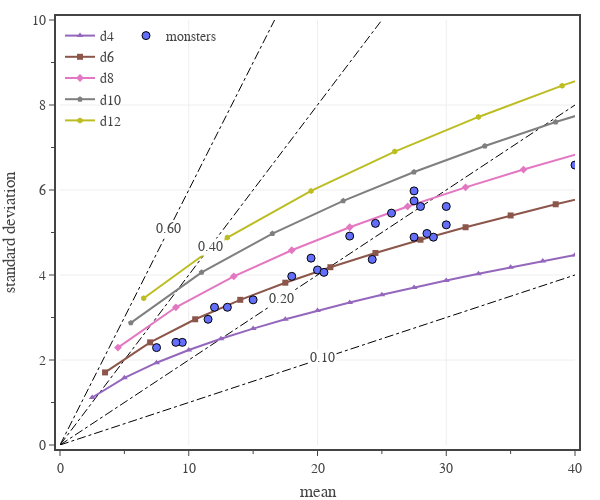

Notebook cell for this chart:
### Code cell
# plot monster damage average CV vs CR
import pandas as pd

# create figure
fig = go.Figure(
    layout=go.Layout(
        template=tfb.FIG_TEMPLATE,
        xaxis=dict(
            title_text='mean',
            range=[0,40],
            tick0=0, dtick=10,
            minor=dict(tick0=0, dtick=5),
        ),
        yaxis=dict(
            range=[0,10],
            title_text='standard deviation',
        ),
        legend=dict(
            xanchor='left', yanchor='top',
            x=0.00, y=1.00,
            orientation='h',
            tracegroupgap=0,
            traceorder='grouped',
            bgcolor='rgba(0,0,0,0)',
        )
    )
)

for cv in [0.1,0.2,0.4,0.6]:
    angle = np.arctan(cv)
    r = [0,22,40,60]
    text = 1*[''] + 1*[f'{cv:.2f}'] + 2*['']
    b = 10
    a = 40
    rp = (np.array(r)/40)*a*b/np.sqrt((b*np.cos(angle))**2 + (a*np.sin(angle))**2)
    xp = rp*np.cos(angle)
    yp = rp*np.sin(angle)
    fig.add_trace(go.Scatter(
        x=xp, 
        y=yp,
        name=f'CV {cv:.2f}',
        mode='lines+text',
        line=dict(dash='dashdot', color='black', width=1),
        showlegend=False,
        hoverinfo='skip',
    ))
    for i in range(len(text)):
        if len(text[i]) > 0:
            fig.add_annotation(
                x=xp[i], 
                y=yp[i],
                showarrow=False,
                text=text[i],
                bgcolor='white',
            )

for d, s in zip([4,6,8,10,12],['triangle-up','square','diamond','pentagon','hexagon']):
    x = []
    y = []
    t = []
    ht = []
    for n in range(1, 20):
        deq = f'{n}d{d}'
        roll = Dice_Roller(deq).value
        x.append(roll.mean())
        y.append(roll.sd())
        t.append(deq)
        ht.append(f'{deq}<br>mean {roll.mean():.2f}<br>std dev {roll.sd():.2f}<br>CV {roll.sd()/roll.mean():.2f}')

    fig.add_trace(go.Scatter(
        x=x,
        y=y,
        name=f'd{d}',
        legendgroup='2',
        mode='markers+lines',
        hoverinfo='text',
        hovertext=ht,
        marker=dict(size=6, symbol=s, line=dict(width=0, color='black')),
    ))

# load data
df = pd.read_csv('../../assets/data/monster-damage-variability.csv')
df = df.astype({
    'monster': 'str', 
    'id': 'str',
    'CR': 'float32', 
    'feature': 'str', 
    'mean': 'float32', 
    'variance': 'float32', 
    'standard deviation': 'float32', 
    'sigma/mean': 'float32', 
})
dfG = df[['CR','mean','variance','standard deviation','sigma/mean']].groupby(['CR']).median().reset_index()
dfG.sort_values('CR', inplace=True)
dfG = dfG[dfG['CR'].between(1,30)]

fig.add_trace(go.Scatter(
    x=dfG['mean'], 
    y=dfG['standard deviation'],
    name=f'monsters',
    legendgroup='1',
    mode='markers',
    marker=dict(color='#636EFA', size=8, line=dict(width=1, color='black')),
    customdata=dfG['CR'],
    hovertemplate=
        'CR %{customdata:.0f}<br>'+
        'mean %{x:.1f}<br>'+
        'std dev %{y:,.1f}' + 
        '<extra></extra>'
))

# show figure
fig.update_layout(width=600, height=500, barmode='group')
fig.show(config=tfb.FIG_CONFIG)

# save figures
if SAVEFIGS:
    fig.update_layout(autosize=True, width=None, height=None)
    tfb.save_fig_html(fig, format='large', name=f'./fig-monster-damage-sigma-vs-mean-large', style='aspect-ratio:600/500;', selector=dict(name='monsters'))
    tfb.save_fig_html(fig, format='small', name=f'./fig-monster-damage-sigma-vs-mean-small', style='aspect-ratio:600/500;', selector=dict(name='monsters'))

### Figure 1 — Plotly figure (JSON) as saved in the notebook; plotly's stock layout.template omitted (floating-point values rounded to 4 significant figures)
{"data": [{"hoverinfo": "skip", "line": {"color": "black", "dash": "dashdot", "width": 1}, "mode": "lines+text", "name": "CV 0.10", "showlegend": false, "type": "scatter", "x": [0, 20.43, 37.14, 55.71], "y": [0, 2.043, 3.714, 5.571]}, {"hoverinfo": "skip", "line": {"color": "black", "dash": "dashdot", "width": 1}, "mode": "lines+text", "name": "CV 0.20", "showlegend": false, "type": "scatter", "x": [0, 17.18, 31.23, 46.85], "y": [0, 3.436, 6.247, 9.37]}, {"hoverinfo": "skip", "line": {"color": "black", "dash": "dashdot", "width": 1}, "mode": "lines+text", "name": "CV 0.40", "showlegend": false, "type": "scatter", "x": [0, 11.66, 21.2, 31.8], "y": [0, 4.664, 8.48, 12.72]}, {"hoverinfo": "skip", "line": {"color": "black", "dash": "dashdot", "width": 1}, "mode": "lines+text", "name": "CV 0.60", "showlegend": false, "type": "scatter", "x": [0, 8.462, 15.38, 23.08], "y": [0, 5.077, 9.231, 13.85]}, {"hoverinfo": "text", "hovertext": ["1d4<br>mean 2.50<br>std dev 1.12<br>CV 0.45", "2d4<br>mean 5.00<br>std dev 1.58<br>CV 0.32", "3d4<br>mean 7.50<br>std dev 1.94<br>CV 0.26", "4d4<br>mean 10.00<br>std dev 2.24<br>CV 0.22", "5d4<br>mean 12.50<br>std dev 2.50<br>CV 0.20", "6d4<br>mean 15.00<br>std dev 2.74<br>CV 0.18", "7d4<br>mean 17.50<br>std dev 2.96<br>CV 0.17", "8d4<br>mean 20.00<br>std dev 3.16<br>CV 0.16", "9d4<br>mean 22.50<br>std dev 3.35<br>CV 0.15", "10d4<br>mean 25.00<br>std dev 3.54<br>CV 0.14", "11d4<br>mean 27.50<br>std dev 3.71<br>CV 0.13", "12d4<br>mean 30.00<br>std dev 3.87<br>CV 0.13", "13d4<br>mean 32.50<br>std dev 4.03<br>CV 0.12", "14d4<br>mean 35.00<br>std dev 4.18<br>CV 0.12", "15d4<br>mean 37.50<br>std dev 4.33<br>CV 0.12", "16d4<br>mean 40.00<br>std dev 4.47<br>CV 0.11", "17d4<br>mean 42.50<br>std dev 4.61<br>CV 0.11", "18d4<br>mean 45.00<br>std dev 4.74<br>CV 0.11", "19d4<br>mean 47.50<br>std dev 4.87<br>CV 0.10"], "legendgroup": "2", "marker": {"line": {"color": "black", "width": 0}, "size": 6, "symbol": "triangle-up"}, "mode": "markers+lines", "name": "d4", "type": "scatter", "x": [2.5, 5, 7.5, 10, 12.5, 15, 17.5, 20, 22.5, 25, 27.5, 30, 32.5, 35, 37.5, 40, 42.5, 45, 47.5], "y": [1.118, 1.581, 1.936, 2.236, 2.5, 2.739, 2.958, 3.162, 3.354, 3.536, 3.708, 3.873, 4.031, 4.183, 4.33, 4.472, 4.61, 4.743, 4.873]}, {"hoverinfo": "text", "hovertext": ["1d6<br>mean 3.50<br>std dev 1.71<br>CV 0.49", "2d6<br>mean 7.00<br>std dev 2.42<br>CV 0.35", "3d6<br>mean 10.50<br>std dev 2.96<br>CV 0.28", "4d6<br>mean 14.00<br>std dev 3.42<br>CV 0.24", "5d6<br>mean 17.50<br>std dev 3.82<br>CV 0.22", "6d6<br>mean 21.00<br>std dev 4.18<br>CV 0.20", "7d6<br>mean 24.50<br>std dev 4.52<br>CV 0.18", "8d6<br>mean 28.00<br>std dev 4.83<br>CV 0.17", "9d6<br>mean 31.50<br>std dev 5.12<br>CV 0.16", "10d6<br>mean 35.00<br>std dev 5.40<br>CV 0.15", "11d6<br>mean 38.50<br>std dev 5.66<br>CV 0.15", "12d6<br>mean 42.00<br>std dev 5.92<br>CV 0.14", "13d6<br>mean 45.50<br>std dev 6.16<br>CV 0.14", "14d6<br>mean 49.00<br>std dev 6.39<br>CV 0.13", "15d6<br>mean 52.50<br>std dev 6.61<br>CV 0.13", "16d6<br>mean 56.00<br>std dev 6.83<br>CV 0.12", "17d6<br>mean 59.50<br>std dev 7.04<br>CV 0.12", "18d6<br>mean 63.00<br>std dev 7.25<br>CV 0.12", "19d6<br>mean 66.50<br>std dev 7.44<br>CV 0.11"], "legendgroup": "2", "marker": {"line": {"color": "black", "width": 0}, "size": 6, "symbol": "square"}, "mode": "markers+lines", "name": "d6", "type": "scatter", "x": [3.5, 7, 10.5, 14, 17.5, 21, 24.5, 28, 31.5, 35, 38.5, 42, 45.5, 49, 52.5, 56, 59.5, 63, 66.5], "y": [1.708, 2.415, 2.958, 3.416, 3.819, 4.183, 4.518, 4.83, 5.123, 5.401, 5.664, 5.916, 6.158, 6.39, 6.614, 6.831, 7.042, 7.246, 7.444]}, {"hoverinfo": "text", "hovertext": ["1d8<br>mean 4.50<br>std dev 2.29<br>CV 0.51", "2d8<br>mean 9.00<br>std dev 3.24<br>CV 0.36", "3d8<br>mean 13.50<br>std dev 3.97<br>CV 0.29", "4d8<br>mean 18.00<br>std dev 4.58<br>CV 0.25", "5d8<br>mean 22.50<br>std dev 5.12<br>CV 0.23", "6d8<br>mean 27.00<br>std dev 5.61<br>CV 0.21", "7d8<br>mean 31.50<br>std dev 6.06<br>CV 0.19", "8d8<br>mean 36.00<br>std dev 6.48<br>CV 0.18", "9d8<br>mean 40.50<br>std dev 6.87<br>CV 0.17", "10d8<br>mean 45.00<br>std dev 7.25<br>CV 0.16", "11d8<br>mean 49.50<br>std dev 7.60<br>CV 0.15", "12d8<br>mean 54.00<br>std dev 7.94<br>CV 0.15", "13d8<br>mean 58.50<br>std dev 8.26<br>CV 0.14", "14d8<br>mean 63.00<br>std dev 8.57<br>CV 0.14", "15d8<br>mean 67.50<br>std dev 8.87<br>CV 0.13", "16d8<br>mean 72.00<br>std dev 9.17<br>CV 0.13", "17d8<br>mean 76.50<br>std dev 9.45<br>CV 0.12", "18d8<br>mean 81.00<br>std dev 9.72<br>CV 0.12", "19d8<br>mean 85.50<br>std dev 9.99<br>CV 0.12"], "legendgroup": "2", "marker": {"line": {"color": "black", "width": 0}, "size": 6, "symbol": "diamond"}, "mode": "markers+lines", "name": "d8", "type": "scatter", "x": [4.5, 9, 13.5, 18, 22.5, 27, 31.5, 36, 40.5, 45, 49.5, 54, 58.5, 63, 67.5, 72, 76.5, 81, 85.5], "y": [2.291, 3.24, 3.969, 4.583, 5.123, 5.612, 6.062, 6.481, 6.874, 7.246, 7.599, 7.937, 8.261, 8.573, 8.874, 9.165, 9.447, 9.721, 9.987]}, {"hoverinfo": "text", "hovertext": ["1d10<br>mean 5.50<br>std dev 2.87<br>CV 0.52", "2d10<br>mean 11.00<br>std dev 4.06<br>CV 0.37", "3d10<br>mean 16.50<br>std dev 4.97<br>CV 0.30", "4d10<br>mean 22.00<br>std dev 5.74<br>CV 0.26", "5d10<br>mean 27.50<br>std dev 6.42<br>CV 0.23", "6d10<br>mean 33.00<br>std dev 7.04<br>CV 0.21", "7d10<br>mean 38.50<br>std dev 7.60<br>CV 0.20", "8d10<br>mean 44.00<br>std dev 8.12<br>CV 0.18", "9d10<br>mean 49.50<br>std dev 8.62<br>CV 0.17", "10d10<br>mean 55.00<br>std dev 9.08<br>CV 0.17", "11d10<br>mean 60.50<br>std dev 9.53<br>CV 0.16", "12d10<br>mean 66.00<br>std dev 9.95<br>CV 0.15", "13d10<br>mean 71.50<br>std dev 10.36<br>CV 0.14", "14d10<br>mean 77.00<br>std dev 10.75<br>CV 0.14", "15d10<br>mean 82.50<br>std dev 11.12<br>CV 0.13", "16d10<br>mean 88.00<br>std dev 11.49<br>CV 0.13", "17d10<br>mean 93.50<br>std dev 11.84<br>CV 0.13", "18d10<br>mean 99.00<br>std dev 12.19<br>CV 0.12", "19d10<br>mean 104.50<br>std dev 12.52<br>CV 0.12"], "legendgroup": "2", "marker": {"line": {"color": "black", "width": 0}, "size": 6, "symbol": "pentagon"}, "mode": "markers+lines", "name": "d10", "type": "scatter", "x": [5.5, 11, 16.5, 22, 27.5, 33, 38.5, 44, 49.5, 55, 60.5, 66, 71.5, 77, 82.5, 88, 93.5, 99, 104.5], "y": [2.872, 4.062, 4.975, 5.745, 6.423, 7.036, 7.599, 8.124, 8.617, 9.083, 9.526, 9.95, 10.36, 10.75, 11.12, 11.49, 11.84, 12.19, 12.52]}, {"hoverinfo": "text", "hovertext": ["1d12<br>mean 6.50<br>std dev 3.45<br>CV 0.53", "2d12<br>mean 13.00<br>std dev 4.88<br>CV 0.38", "3d12<br>mean 19.50<br>std dev 5.98<br>CV 0.31", "4d12<br>mean 26.00<br>std dev 6.90<br>CV 0.27", "5d12<br>mean 32.50<br>std dev 7.72<br>CV 0.24", "6d12<br>mean 39.00<br>std dev 8.46<br>CV 0.22", "7d12<br>mean 45.50<br>std dev 9.13<br>CV 0.20", "8d12<br>mean 52.00<br>std dev 9.76<br>CV 0.19", "9d12<br>mean 58.50<br>std dev 10.36<br>CV 0.18", "10d12<br>mean 65.00<br>std dev 10.92<br>CV 0.17", "11d12<br>mean 71.50<br>std dev 11.45<br>CV 0.16", "12d12<br>mean 78.00<br>std dev 11.96<br>CV 0.15", "13d12<br>mean 84.50<br>std dev 12.45<br>CV 0.15", "14d12<br>mean 91.00<br>std dev 12.92<br>CV 0.14", "15d12<br>mean 97.50<br>std dev 13.37<br>CV 0.14", "16d12<br>mean 104.00<br>std dev 13.81<br>CV 0.13", "17d12<br>mean 110.50<br>std dev 14.23<br>CV 0.13", "18d12<br>mean 117.00<br>std dev 14.65<br>CV 0.13", "19d12<br>mean 123.50<br>std dev 15.05<br>CV 0.12"], "legendgroup": "2", "marker": {"line": {"color": "black", "width": 0}, "size": 6, "symbol": "hexagon"}, "mode": "markers+lines", "name": "d12", "type": "scatter", "x": [6.5, 13, 19.5, 26, 32.5, 39, 45.5, 52, 58.5, 65, 71.5, 78, 84.5, 91, 97.5, 104, 110.5, 117, 123.5], "y": [3.452, 4.882, 5.979, 6.904, 7.719, 8.456, 9.133, 9.764, 10.36, 10.92, 11.45, 11.96, 12.45, 12.92, 13.37, 13.81, 14.23, 14.65, 15.05]}, {"customdata": [1, 2, 3, 4, 5, 6, 7, 8, 9, 10, 11, 12, 13, 14, 15, 16, 17, 18, 19, 20, 21, 22, 23, 24, 25, 26, 27], "hovertemplate": "CR %{customdata:.0f}<br>mean %{x:.1f}<br>std dev %{y:,.1f}<extra></extra>", "legendgroup": "1", "marker": {"color": "#636EFA", "line": {"color": "black", "width": 1}, "size": 8}, "mode": "markers", "name": "monsters", "type": "scatter", "x": [7.5, 9.5, 9, 11.5, 13, 15, 12, 20, 18, 19.5, 20.5, 24.5, 27.5, 30, 29, 22.5, 25.75, 24.25, 28, 28.5, 27.5, 27.5, 30, 41, 47.5, 40, 50], "y": [2.291, 2.415, 2.415, 2.958, 3.24, 3.416, 3.24, 4.118, 3.969, 4.397, 4.062, 5.215, 4.89, 5.18, 4.89, 4.916, 5.456, 4.367, 5.612, 4.977, 5.979, 5.745, 5.612, 7.036, 6.677, 6.587, 7.348]}], "layout": {"annotations": [{"bgcolor": "white", "showarrow": false, "text": "0.10", "x": 20.43, "y": 2.043}, {"bgcolor": "white", "showarrow": false, "text": "0.20", "x": 17.18, "y": 3.436}, {"bgcolor": "white", "showarrow": false, "text": "0.40", "x": 11.66, "y": 4.664}, {"bgcolor": "white", "showarrow": false, "text": "0.60", "x": 8.462, "y": 5.077}], "barmode": "group", "height": 500, "legend": {"bgcolor": "rgba(0,0,0,0)", "orientation": "h", "tracegroupgap": 0, "traceorder": "grouped", "x": 0, "xanchor": "left", "y": 1, "yanchor": "top"}, "width": 600, "xaxis": {"dtick": 10, "minor": {"dtick": 5, "tick0": 0}, "range": [0, 40], "tick0": 0, "title": {"text": "mean"}}, "yaxis": {"range": [0, 10], "title": {"text": "standard deviation"}}}}
